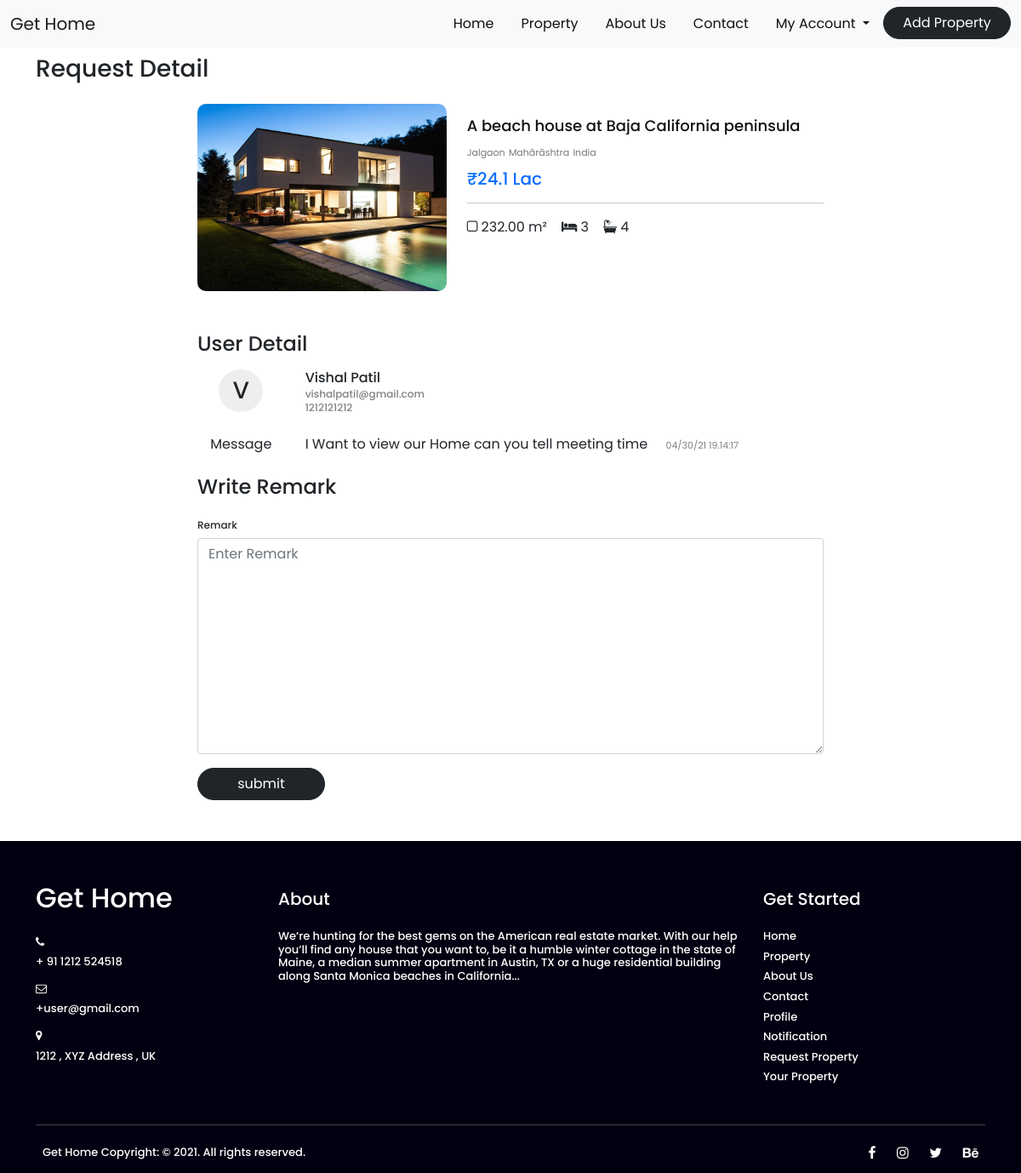
Screenshot of /Admin/req_detail.php?id=5 (signed in) with the database file from the repository.
### tables this page shows
CREATE TABLE `addproperty` (
  `id` int(255) NOT NULL,
  `title` varchar(255) NOT NULL,
  `description` varchar(255) NOT NULL,
  `price` varchar(255) NOT NULL,
  `status` varchar(255) NOT NULL,
  `type` varchar(255) NOT NULL,
  `location` varchar(255) NOT NULL,
  `bedrooms` varchar(255) NOT NULL,
  `bathrooms` varchar(255) NOT NULL,
  `floors` varchar(255) NOT NULL,
  `garages` varchar(255) NOT NULL,
  `parking_place` varchar(255) NOT NULL,
  `area` varchar(255) NOT NULL,
  `size` varchar(255) NOT NULL,
  `s_r_price` varchar(255) NOT NULL,
  `air_condi` varchar(255) NOT NULL,
  `bed` varchar(255) NOT NULL,
  `coffe_pot` varchar(255) NOT NULL,
  `c_cooling` varchar(255) NOT NULL,
  `balcony` varchar(255) NOT NULL,
  `p_friendly` varchar(255) NOT NULL,
  `barbeque` varchar(255) NOT NULL,
  `f_alarm` varchar(255) NOT NULL,
  `m_kitchen` varchar(255) NOT NULL,
  `storage` varchar(255) NOT NULL,
  `microwave` varchar(255) NOT NULL,
  `o_kitchen` varchar(255) NOT NULL,
  `dryer` varchar(255) NOT NULL,
  `heating` varchar(255) NOT NULL,
  `pool` varchar(255) NOT NULL,
  `laundry` varchar(255) NOT NULL,
  `sauna` varchar(255) NOT NULL,
  `gym` varchar(255) NOT NULL,
  `elevator` varchar(255) NOT NULL,
  `d_washer` varchar(255) NOT NULL,
  `r_terrace` varchar(255) NOT NULL,
  `terrace` varchar(255) NOT NULL,
  `e_exit` varchar(255) NOT NULL,
  `img_1` varchar(255) NOT NULL,
  `img_2` varchar(255) NOT NULL,
  `img_3` varchar(255) NOT NULL,
  `img_4` varchar(255) NOT NULL,
  `img_5` varchar(255) NOT NULL,
  `img_6` varchar(255) NOT NULL,
  `address` varchar(255) NOT NULL,
  `country` varchar(255) NOT NULL,
  `state` varchar(255) NOT NULL,
  `city` varchar(255) NOT NULL,
  `pin` varchar(255) NOT NULL,
  `neighb` varchar(255) NOT NULL,
  `user_id` varchar(255) NOT NULL
);

CREATE TABLE `request` (
  `id` int(255) NOT NULL,
  `name` varchar(255) NOT NULL,
  `email` varchar(255) NOT NULL,
  `phone` varchar(255) NOT NULL,
  `message` varchar(255) NOT NULL,
  `user_id` varchar(255) NOT NULL,
  `property_id` varchar(255) NOT NULL,
  `date_e` varchar(255) NOT NULL,
  `remark` varchar(255) NOT NULL,
  `datea` varchar(255) NOT NULL
);

### Admin/req_detail.php (the view, shortened to what this page needs)
<!DOCTYPE html>
<html>
<head>
</head>
<body>
<?php include 'navabar.php' ?>
<form method="post">
<div class="container mt-2">
  <h3>Request Detail</h3>
</div>
 <div class="container">
         	<div class="row">
         		<div class="col-md-8 m-auto">
         			<div class="row">
<?php
$id = $_GET['id'];
include '../db_conn.php';
$sql = " select * from request where id = '$id' ";
$run = mysqli_query($conn,$sql);
$row = mysqli_fetch_array($run);
$property_id = $row['property_id'];
?>
<?php
include '../db_conn.php';
$sqll = " select * from addproperty where id = '$property_id' ";
$raua = mysqli_query($conn,$sqll);
$raaow = mysqli_fetch_array($raua);
?>
	<div class="col-md-5 mt-3">
         					<img src="../Image/<?php echo $raaow['img_1']; ?>" style="height: 220px; width: 100%; border-radius: 10px;">
         				</div>
         				<div class="col-md-7 mt-3">
         					<a style="text-decoration: none;" href="view_property.php?id=<?php echo $raaow['id']; ?>"><h6 style="white-space: nowrap; width: 100%; font-size: 18px; margin-top: 15px; color: #111; overflow: hidden; text-overflow: ellipsis;"><?php echo $raaow['title'] ?></h6></a>
         					<span style="font-size: 11px; color: #0008;"><?php echo $raaow['city'] ?></span> <span style="font-size: 11px; color: #0008;"><?php echo $raaow['state']; ?></span> <span style="font-size: 11px; color: #0008;"><?php echo $raaow['country']; ?></span>
   	 	 		<h5 class="text-primary mt-2">&#x20B9;<?php echo $raaow['price'] ?></h5>
   	 	 		 <hr>
                <span><i class="fa fa-square-o" aria-hidden="true"></i> <?php echo $raaow['area']; ?></span> &nbsp&nbsp <span> <i class="fa fa-bed" aria-hidden="true"></i><?php echo $raaow['bedrooms']; ?></span> &nbsp&nbsp <span><i class="fa fa-bath" aria-hidden="true"></i> <?php echo $raaow['bathrooms']; ?></span>
         				</div>
         			</div>
         		</div>
         	</div>
         </div>
 <div class="container mt-5">
 	<div class="row">
 	 <div class="col-md-8 m-auto">
  	   <h4>User Detail</h4>
       <div class="row mt-3">
       	<div class="col-md-2">
       		<center>
       			 <?php $content = $row['name']; ?> <h3 style="background: #0001; border-radius: 50px; text-align: center; line-height: 50px; width: 52px; height: 50px;"><?php echo $a = $content[0]; ?></h3>
       		</center>
       	</div>
       	<div class="col-md-10">
       		<h6><?php echo $row['name']; ?></h6>
       		<h6 style="font-size: 12px; color: gray; line-height: 2px;"><?php echo $row['email']; ?></h6>
       		<h6 style="font-size: 12px; color: gray;"><?php echo $row['phone']; ?></h6>
       	</div>
       </div>
       <div class="row mt-3">
       	<div class="col-md-2">
       		<center>Message</center>
       	</div>
       	<div class="col-md-10">
       		<?php echo $row['message']; ?> &nbsp&nbsp&nbsp <span style="font-size: 11px; color: gray;"><?php echo $row['date_e']; ?></span>
       	</div>
       </div>
     </div>
    </div>
 </div>
  <?php
     if ($row['remark'] == '')
     {
     	?>
<div class="container mt-4">
	<div class="row">
		<div class="col-md-8 m-auto">
			<h4>Write Remark</h4>
           <h6 class="text_p">Remark</h6>
<textarea name="remark" rows="10" placeholder="Enter Remark" cols="50" class="form-control"></textarea>
<input type="submit" name="submit" value="submit" class="btn btn-dark rounded-pill mt-3" style="width: 150px;">
		</div>
	</div>
</div>
     	<?php
     }
     else
     {
     	?>
          <h2>Remark Sended</h2>
     	<?php
     }
     ?>
<br>
<br>
<?php include 'footer.php'; ?>
	</form>
</body>
</html>

### Admin/navabar.php (style rules this page uses)
body { font-family: 'Poppins', sans-serif; }
.text_p { font-size: 12px; padding-top: 15px; }

### rows the page displays
addproperty: img_1 (picture), title "A beach house at Baja California peninsula", city "Jalgaon", state "Mahārāshtra", country "India", price "24.1 Lac", area "232.00 m²", bedrooms "3", bathrooms "4"
request: name "V", name "Vishal Patil", email "vishalpatil@gmail.com", phone "1212121212", message "I Want to view our Home can you tell meeting time", date_e "04/30/21 19.14:17"
